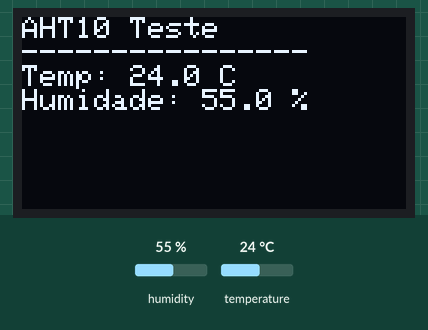
Bench run of a sketch on a simulated ESP32. Shown: 128×64 one-colour display. The test bench sets the inputs (shaded band); at power-on: humidity 55 %, temperature 24 °C. What the sketch prints to the serial monitor is not drawn.

Above: at 3.0 s.
3.1 s: humidity set to 22 %
At 4.6 s:
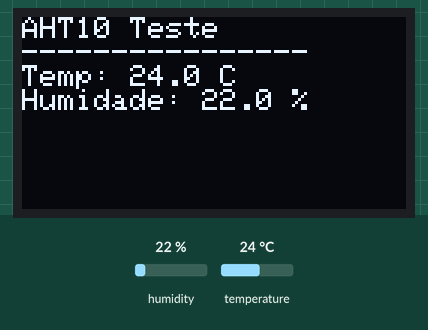
5.9 s: temperature set to 12 °C
At 7.6 s:
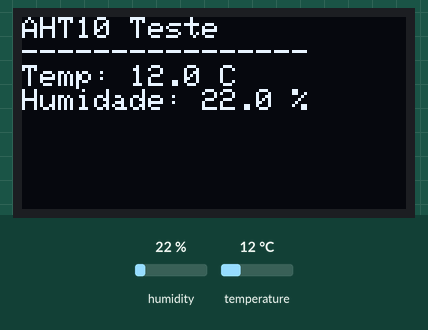
8.7 s: humidity set to 40 %
At 11.3 s:
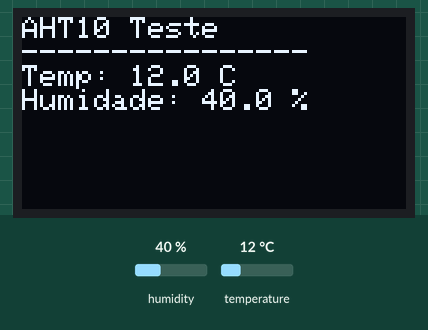
12.1 s: temperature set to 19 °C
Timing chart, 0 to 15.1 s (numbered marks = the images above; inputs shaded):
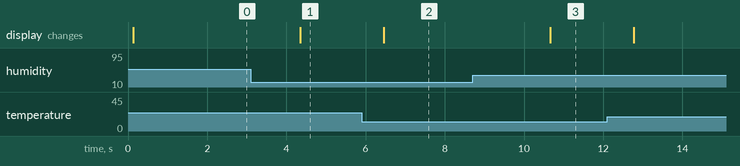

The sketch:

Sensor_Temperatura_Oled_Test.ino
```cpp
#include <Wire.h>
#include <Adafruit_GFX.h>
#include <Adafruit_SSD1306.h>
#include <Adafruit_AHTX0.h>

#define SCREEN_WIDTH 128
#define SCREEN_HEIGHT 64

Adafruit_SSD1306 display(SCREEN_WIDTH, SCREEN_HEIGHT, &Wire, -1);
Adafruit_AHTX0 aht;

void setup() {
  Serial.begin(115200);

  // I2C
  Wire.begin(21, 22);

  // OLED
  if (!display.begin(SSD1306_SWITCHCAPVCC, 0x3C)) {
    Serial.println("Falha ao iniciar OLED!");
    while (1);
  }
  display.clearDisplay();
  display.setTextSize(1);
  display.setTextColor(SSD1306_WHITE);

  // AHT10
  if (!aht.begin()) {
    Serial.println("Falha ao iniciar AHT10!");
    while (1);
  }
  Serial.println("AHT10 OK!");
}

void loop() {
  sensors_event_t hum, temp;
  aht.getEvent(&hum, &temp);

  float temperatura = temp.temperature;
  float humidadeAr = hum.relative_humidity;

  // Serial debug
  Serial.print("Temp: ");
  Serial.print(temperatura);
  Serial.print(" °C   Humidade: ");
  Serial.print(humidadeAr);
  Serial.println(" %");

  // OLED
  display.clearDisplay();
  display.setCursor(0, 0);

  display.println("AHT10 Teste");
  display.println("----------------");

  display.print("Temp: ");
  display.print(temperatura, 1);
  display.println(" C");

  display.print("Humidade: ");
  display.print(humidadeAr, 1);
  display.println(" %");

  display.display();

  delay(2000);
}
```

Measured:
- after the input at 3.1 s, the display: changes after 1.2 s (image 1)
- after the input at 5.9 s, the display: changes after 0.55 s (image 2)
- after the input at 8.7 s, the display: changes after 2.0 s (image 3)
